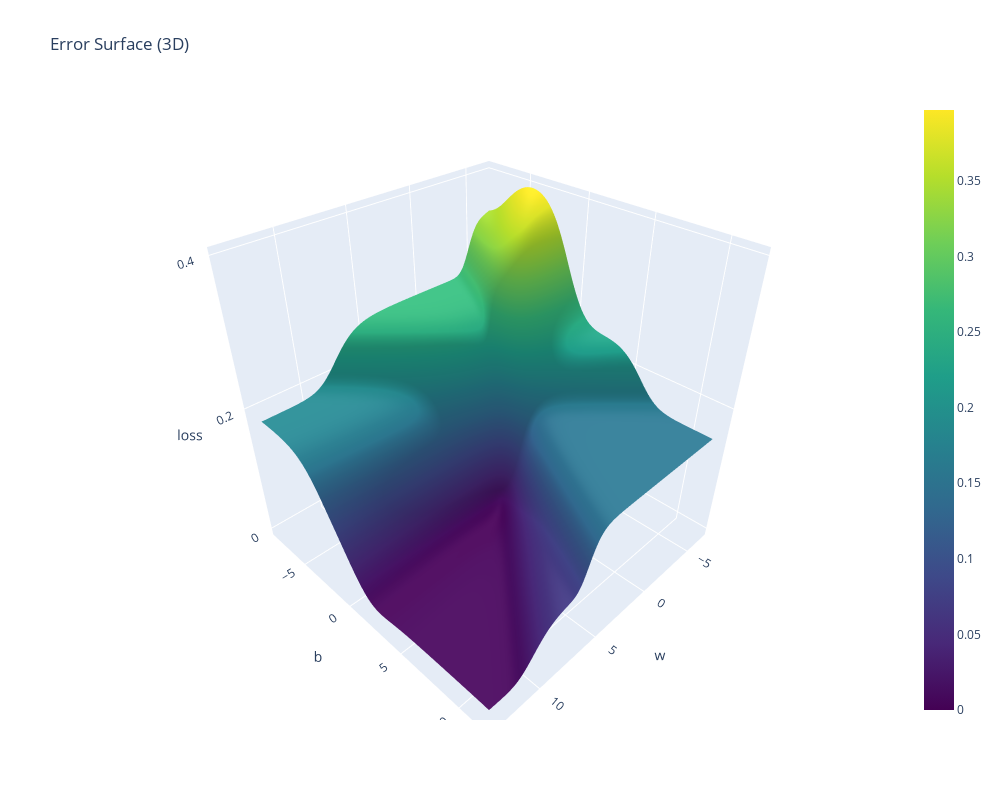

The code cell stored with this chart in its notebook:
### Markdown cell above
### Loss function

### Code cell
from GD_utils import sigmoid, make_3D_loss_surface

wi, bi = 3.4, 1.7
X = np.array([-2, 0.15, -1.1, 0, -0.1, 1])
Y = sigmoid(X, wi, bi)
fig = make_3D_loss_surface(X, wi, bi)

### Figure 1 — Plotly figure (JSON) as saved in the notebook; plotly's stock layout.template omitted (floating-point values rounded to 4 significant figures; data arrays with more than 128 entries replaced by an {"elided": "..."} marker saying what was removed)
{"data": [{"colorscale": [[0, "#440154"], [0.1111, "#482878"], [0.2222, "#3e4989"], [0.3333, "#31688e"], [0.4444, "#26828e"], [0.5556, "#1f9e89"], [0.6667, "#35b779"], [0.7778, "#6ece58"], [0.8889, "#b5de2b"], [1, "#fde725"]], "type": "surface", "x": {"elided": "100x100 float values"}, "y": {"elided": "100x100 float values"}, "z": {"elided": "100x100 float values"}}], "layout": {"height": 800, "scene": {"xaxis": {"title": {"text": "w"}}, "yaxis": {"title": {"text": "b"}}, "zaxis": {"title": {"text": "loss"}}}, "title": {"text": "Error Surface (3D)"}, "width": 1000}}
